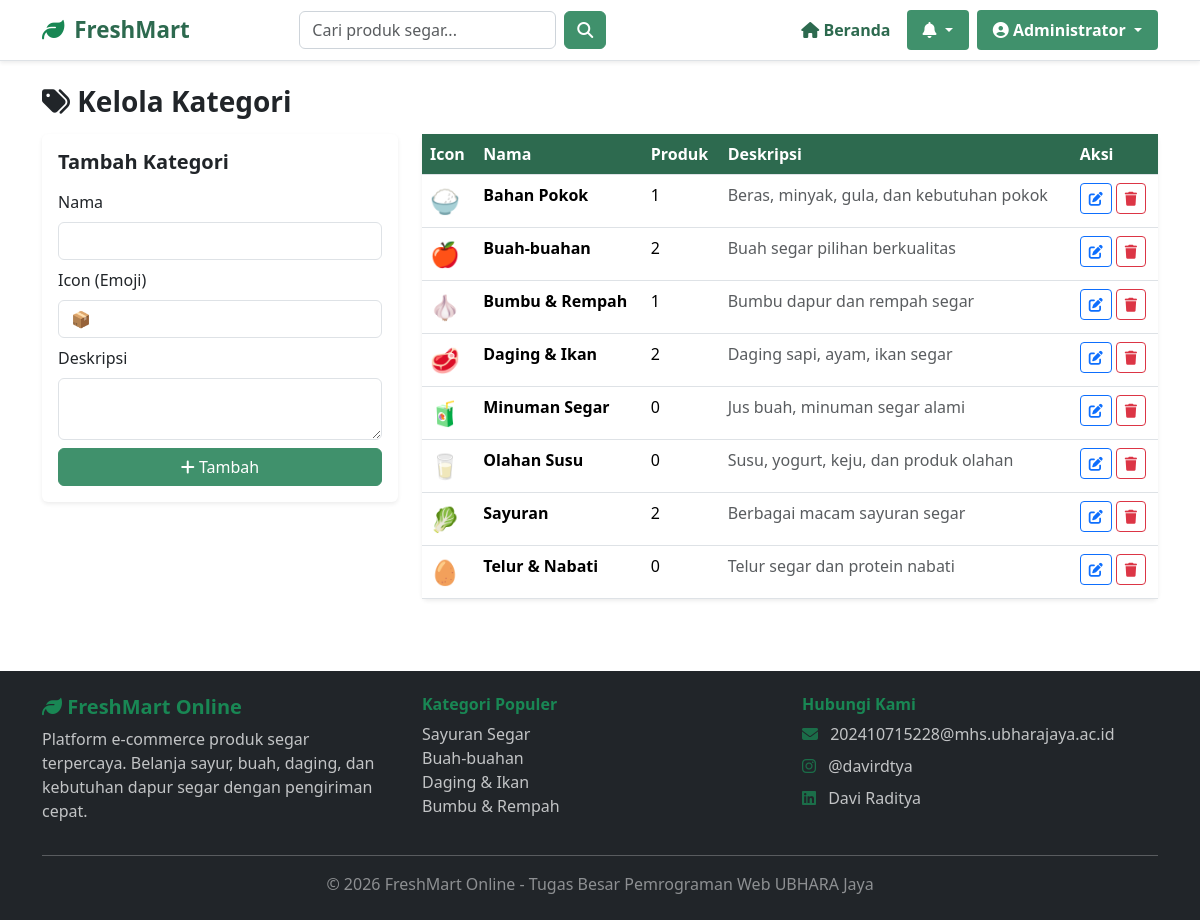
Page /src/views/admin/categories.php (signed in) on the committed database.
### tables this page shows
CREATE TABLE categories (
    id INT AUTO_INCREMENT PRIMARY KEY,
    name VARCHAR(100) NOT NULL,
    description TEXT,
    icon VARCHAR(50),
    created_at TIMESTAMP DEFAULT CURRENT_TIMESTAMP
);

### src/config/database.php (called while the page is built, shortened)
<?php
function e($string) {
    return htmlspecialchars($string, ENT_QUOTES, 'UTF-8');
}

### src/views/admin/categories.php (the view, shortened to what this page needs)
<?php
require_once __DIR__ . '/../../config/database.php';
require_once __DIR__ . '/../partials/header.php';
$db = getDBConnection();
$categories = $db->query("SELECT c.*, (SELECT COUNT(*) FROM products WHERE category_id = c.id) as product_count FROM categories c ORDER BY c.name")->fetchAll();
?>
<div class="container py-4">
    <h3 class="fw-bold mb-3"><i class="fas fa-tags"></i> Kelola Kategori</h3>
    <div class="row g-4">
        <div class="col-md-4">
            <div class="card border-0 shadow-sm">
                <div class="card-body">
                    <h5 class="fw-bold mb-3">Tambah Kategori</h5>
                    <form method="POST">
                        <div class="mb-2">
                            <label class="form-label">Nama</label>
                            <input type="text" name="name" class="form-control" required>
                        </div>
                        <div class="mb-2">
                            <label class="form-label">Icon (Emoji)</label>
                            <input type="text" name="icon" class="form-control" value="📦">
                        </div>
                        <div class="mb-2">
                            <label class="form-label">Deskripsi</label>
                            <textarea name="description" class="form-control" rows="2"></textarea>
                        </div>
                        <button type="submit" class="btn btn-green w-100"><i class="fas fa-plus"></i> Tambah</button>
                    </form>
                </div>
            </div>
        </div>
        <div class="col-md-8">
            <div class="card border-0 shadow-sm">
                <div class="card-body p-0">
                    <table class="table mb-0">
                        <thead class="bg-green text-white">
                            <tr>
                                <th>Icon</th>
                                <th>Nama</th>
                                <th>Produk</th>
                                <th>Deskripsi</th>
                                <th>Aksi</th>
                            </tr>
                        </thead>
                        <tbody>
                            <?php foreach ($categories as $c): ?>
                            <tr>
                                <td style="font-size:1.5rem;"><?php echo e($c['icon']); ?></td>
                                <td class="fw-bold"><?php echo e($c['name']); ?></td>
                                <td><?php echo $c['product_count']; ?></td>
                                <td class="text-muted"><?php echo e(substr($c['description'] ?? '', 0, 50)); ?></td>
                                <td>
                                    <button class="btn btn-sm btn-outline-primary" data-bs-toggle="modal" data-bs-target="#editModal<?php echo $c['id']; ?>">
                                        <i class="fas fa-edit"></i>
                                    </button>
                                    <a href="?delete=<?php echo $c['id']; ?>" class="btn btn-sm btn-outline-danger" onclick="return confirmDelete()"><i class="fas fa-trash"></i></a>
                                </td>
                            </tr>
                            <?php endforeach; ?>
                        </tbody>
                    </table>
                </div>
            </div>
        </div>
    </div>
</div>
<?php require_once __DIR__ . '/../partials/footer.php'; ?>

### src/assets/css/style.css (style rules this page uses)
.btn-green { background-color: #40916c; border-color: #40916c; color: white; }
.table th { background-color: #2d6a4f; color: white; font-weight: 600; }

### rows in the picture
categories: icon "🍚", name "Bahan Pokok", product_count "1", description "Beras, minyak, gula, dan kebutuhan pokok"
categories: icon "🍎", name "Buah-buahan", product_count "2", description "Buah segar pilihan berkualitas"
categories: icon "🧄", name "Bumbu & Rempah", product_count "1", description "Bumbu dapur dan rempah segar"
categories: icon "🥩", name "Daging & Ikan", product_count "2", description "Daging sapi, ayam, ikan segar"
categories: icon "🧃", name "Minuman Segar", product_count "0", description "Jus buah, minuman segar alami"
categories: icon "🥛", name "Olahan Susu", product_count "0", description "Susu, yogurt, keju, dan produk olahan"
categories: icon "🥬", name "Sayuran", product_count "2", description "Berbagai macam sayuran segar"
categories: icon "🥚", name "Telur & Nabati", product_count "0", description "Telur segar dan protein nabati"

### other values in the picture
$userName "Administrator"
